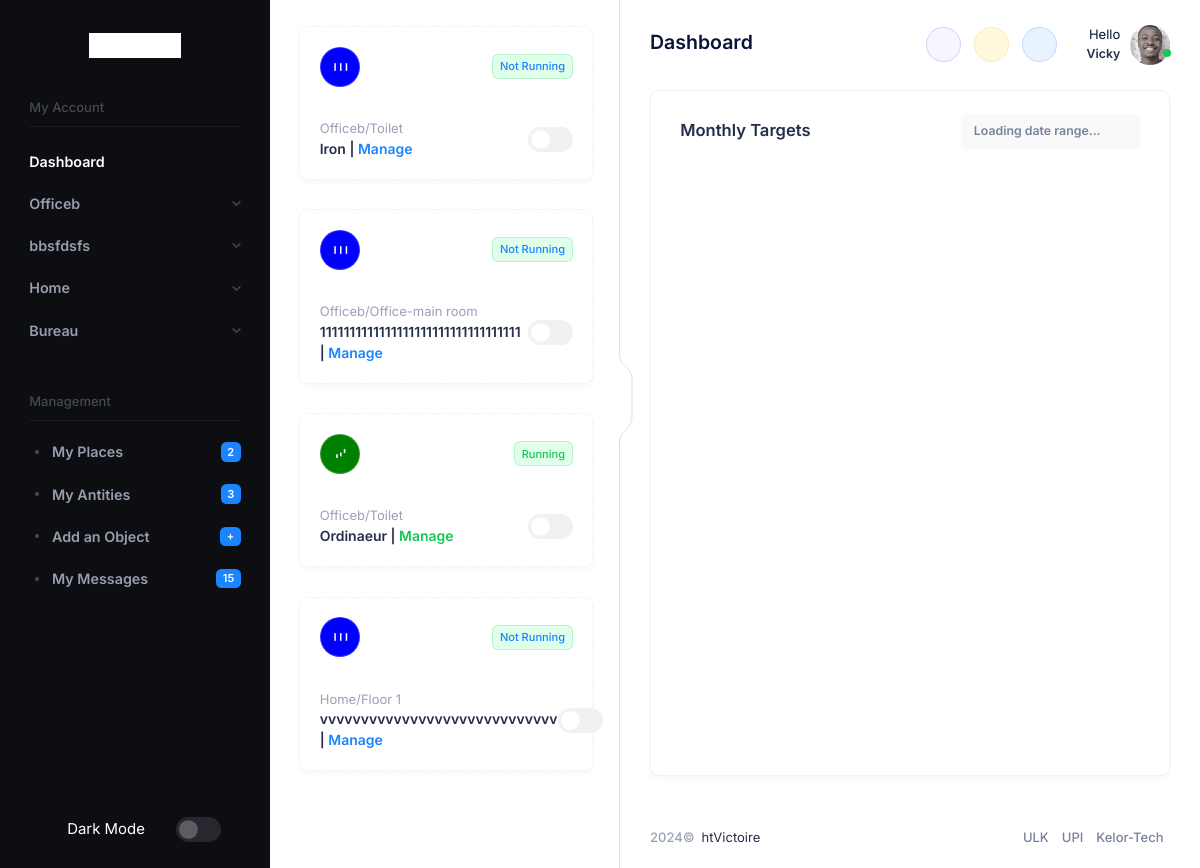
Page /dashboard/ (signed in) on the earlier database version.
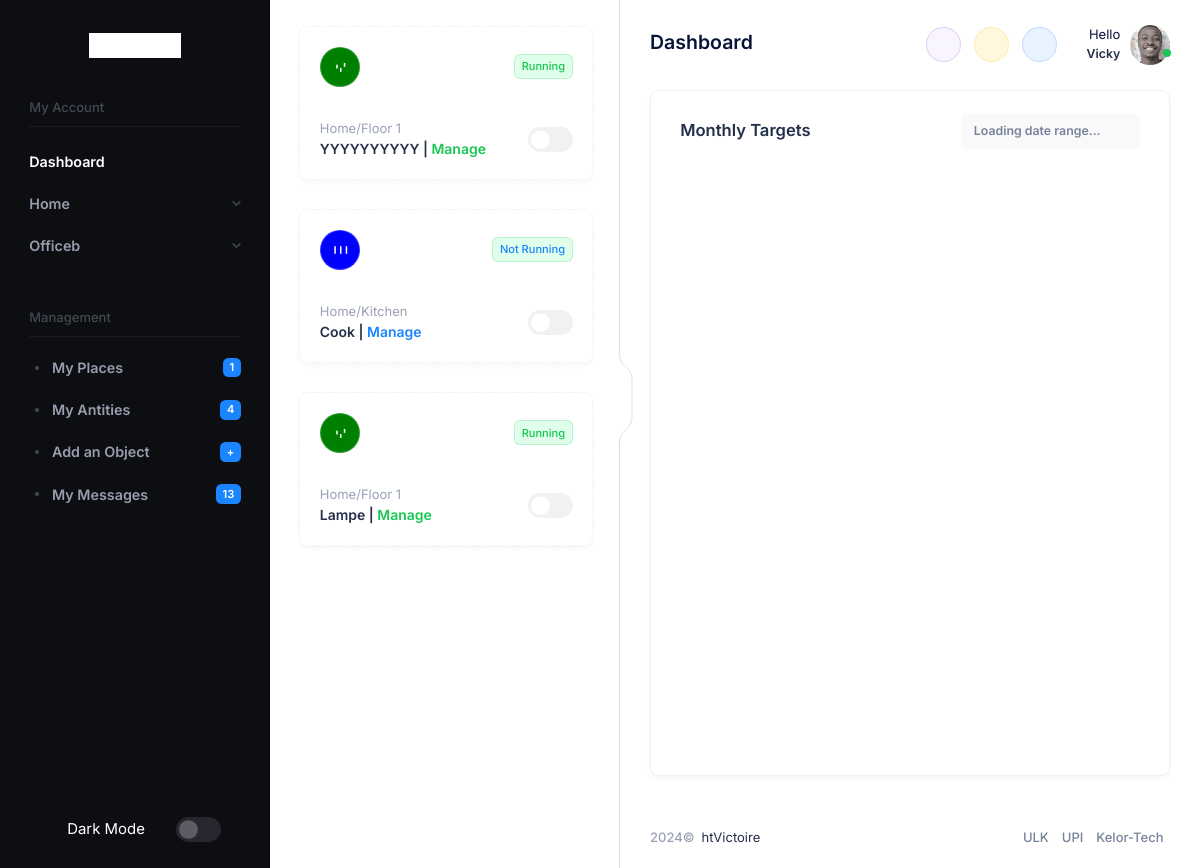
Same page on the later database version.
### gpio/models.py (models this page shows, shortened)
class Places(models.Model):
    nom = models.CharField(max_length=255, unique=True, blank=False)
    address = models.CharField(max_length=255, null=False, blank=False)
    description = models.CharField(max_length=255, null=True, blank=True)
    def __str__(self):
        return self.nom

class Pins(models.Model):
    nom = models.CharField(max_length=255, null=True, blank=False)
    board = models.ForeignKey(Board, on_delete=models.CASCADE)
    GPIO_CHOICES = {
        5  :"5",
        12 :"12",
        14 :"14",
        18 :"18",
        19 :"19",
    }
    gpio = models.IntegerField(choices=GPIO_CHOICES, null=True, blank=False)
    state = models.IntegerField()
    power = models.FloatField()
    consom_max = models.FloatField(default=100000000000.0)
    last_on = models.DateTimeField(null=True, blank=True)
    last_off = models.DateTimeField(null=True, blank=True)
    control_mode = models.BooleanField(default=False)
    today_limit_reached = models.BooleanField(default=False)
    class Meta:
        unique_together = ('board', 'gpio')

class Board(models.Model):
    nom = models.CharField(max_length=255, unique=True, null=True, blank=False)
    place = models.ForeignKey(Places, null=False, blank=False, on_delete=models.CASCADE)
    code = models.CharField(max_length=10)
    description = models.TextField(null=True, blank=True)

### accounts/views.py (the view)
# urls.py: path("dashboard/", views.dashboard, name="dashboard") ,
def dashboard(request):
    user = request.user
    nav_context = get_nav_bar(user=user, board=None)
    fav_pins = get_fav_bar(user)
    title = 'Dashboard'
    description = ''
    if isinstance(nav_context, tuple):
        nav_context = nav_context[0]
    context = {
        "dashboard": True,
        "fav_pins": fav_pins,
        'title' : title,
        'description' : description,
        'messages' : messages,
    }
    context.update(nav_context)
    return render(request, 'accounts/main.html', context)

### accounts/views.py (called while the page is built)
def get_fav_bar(user):
    fav_pins = [f.pin for f in Favorites.objects.filter(user=user).order_by('-update_time')[0:5]]
    for pin in fav_pins:
        checker, checkerr = check_antity_manager(user=user, antity=pin.board) , check_place_manager(user=user, place=pin.board.place)
        if checker == True or checkerr == True:
            pin.manager = True
    return fav_pins

### gpio/chekers.py (called while the page is built)
def check_antity_manager(user, antity):
    if antity == None:
        if user.antity_manager :
            return True
    else:
        if antity in Board.objects.filter(place__in = user.places.all()) or antity in user.boards.all():
            return True
        else :
            return False

def check_place_manager(user, place):
    if place == None:
        if user.place_manager:
            return True
    else:
        if place in user.places.all():
            return True
        else :
            return False

### accounts/templates/accounts/main.html (shortened to what this page needs)
{% extends 'accounts/base.html' %} {% load static %} {% block main %}
<div class="app-main flex-column flex-row-fluid" id="kt_app_main">
  <div class="d-flex flex-column flex-column-fluid">
    <div id="kt_app_content" class="app-content flex-column-fluid">
      <div id="kt_app_content_container" class="app-container container-fluid">
        <div class="card card-flush mb-5 mb-lg-10">
          <div class="card-header py-5">
            <h3 class="card-title fw-bold text-gray-800">Monthly Targets</h3>
            <div class="card-toolbar">
              <div
                data-kt-daterangepicker="true"
                data-kt-daterangepicker-opens="left"
                class="btn btn-sm btn-light d-flex align-items-center px-4"
              >
                <div class="text-gray-600 fw-bold">Loading date range...</div>
              </div>
            </div>
          </div>
          <div
            class="card-body d-flex justify-content-between flex-column pb-0 px-0 pt-1"
          >
            <div
              id="kt_charts_widget_20000"
              class="min-h-auto ps-4 pe-6"
              data-kt-chart-info="Sales"
              style="height: 600px"
            ></div>
          </div>
        </div>
      </div>
    </div>
  </div>
  {% include "accounts/footer.html" %}
</div>
{% endblock %}

### accounts/templates/accounts/base.html (shortened to what the changed rows need)
{% load static %}
<!DOCTYPE html>
<html lang="en">
  <!DOCTYPE html>
  <html lang="en">
  <head>
      <link href="{% static 'assets/plugins/custom/fullcalendar/fullcalendar.bundle.css' %}" rel="stylesheet" type="text/css" />
      <link href="{% static 'assets/plugins/custom/datatables/datatables.bundle.css' %}" rel="stylesheet" type="text/css" />
      <link href="{% static 'assets/plugins/global/plugins.bundle.css' %}" rel="stylesheet" type="text/css" />
      <link href="{% static 'assets/css/style.bundle.css' %}" rel="stylesheet" type="text/css" />
  </head>
  <body
    id="kt_app_body"
    data-kt-app-sidebar-enabled="true"
    data-kt-app-sidebar-fixed="true"
    data-kt-app-sidebar-push-header="true"
    data-kt-app-sidebar-push-toolbar="true"
    data-kt-app-sidebar-push-footer="true"
    data-kt-app-sidebar-panel-enabled="true"
    data-kt-app-sidebar-panel-fixed="true"
    data-kt-app-sidebar-panel-push-header="true"
    data-kt-app-sidebar-panel-push-toolbar="true"
    data-kt-app-sidebar-panel-push-footer="true"
    class="app-default"
  >
    <div class="d-flex flex-column flex-root app-root" id="kt_app_root">
      <div class="app-page flex-column flex-column-fluid" id="kt_app_page">
{% include "accounts/header.html" %}
        <div class="app-wrapper flex-column flex-row-fluid" id="kt_app_wrapper">
<div
  id="kt_app_sidebar"
  class="app-sidebar"
  data-kt-drawer="true"
  data-kt-drawer-name="app-sidebar"
  data-kt-drawer-activate="{default: true, lg: false}"
  data-kt-drawer-overlay="true"
  data-kt-drawer-width="250px"
  data-kt-drawer-direction="start"
  data-kt-drawer-toggle="#kt_app_sidebar_toggle"
>
  <div class="flex-grow-1">
    <div
      id="kt_app_sidebar_menu_wrapper"
      class="hover-scroll-y"
      data-kt-scroll="true"
      data-kt-scroll-height="auto"
      data-kt-scroll-dependencies="#kt_app_sidebar_header, #kt_app_sidebar_footer"
      data-kt-scroll-offset="20px"
    >
      <div class="app-sidebar-navs-default px-5 mb-10">
        <div
          id="#kt_app_sidebar_menu"
          data-kt-menu="true"
          data-kt-menu-expand="false"
          class="menu menu-column menu-rounded menu-sub-indention"
        >
                  {% for place in places %}
                  {% if not place.is_active %}
                  <div
                  data-kt-menu-trigger="click"
                  class="menu-item menu-accordion"
                >
                  <span class="menu-link"
                    ><span class="menu-title">{{place.nom}}</span
                    ><span class="menu-arrow"></span></span
                  >
                </div>
                  {% endif %}
                  {% endfor %}
        </div>
      </div>
      <div class="app-sidebar-navs-default px-5">
        <div class="menu menu-rounded menu-column">
          <div class="menu-item">
            <a class="menu-link {% if place_is_active %}active{% endif %} " href="{% url "my_places" %}">
              <span class="menu-badge">
                <span class="badge badge-primary"> {{pl_num}} </span>
              </span>
            </a>
          </div>
          <div class="menu-item">
            <a class="menu-link {% if board_is_active %}active{% endif %} " href="{% url "my_antities" %}">
              <span class="menu-badge">
                <span class="badge badge-primary"> {{brd_number}} </span>
              </span>
            </a>
          </div>
          <div class="menu-item">
            <a class="menu-link {% if pin_is_active %}active{% endif %} " href="{% url "messages" %}">
              <span class="menu-badge">
                <span class="badge badge-primary"> {{pn_number}} </span>
              </span>
            </a>
          </div>
        </div>
      </div>
    </div>
  </div>
</div>
{% include "accounts/favbar.html" %}
        </div>
      </div>
    </div>
  </body>
</html>

### accounts/templates/accounts/favbar.html (shortened to what this page needs)
<div
  id="kt_app_sidebar_panel"
  class="app-sidebar-panel"
  data-kt-drawer="true"
  data-kt-drawer-name="app-sidebar-panel"
  data-kt-drawer-activate="{default: true, lg: false}"
  data-kt-drawer-overlay="true"
  data-kt-drawer-width="280px"
  data-kt-drawer-direction="start"
  data-kt-drawer-toggle="#kt_app_sidebar_panel_toggle"
>
  <div
    class="d-flex flex-column flex-grow-1 gap-7 my-4 my-8 px-5 hover-scroll-y me-3"
    data-kt-scroll="true"
    data-kt-scroll-height="auto"
    data-kt-scroll-offset="5px"
  >
  {% for pin in fav_pins %}
    <div class="d-flex align-items-center position-relative">
      <div
        class="card border border-dashed d-flex flex-column p-6 gap-10 flex-grow-1 mb-2 ms-4"
      >
    {% if pin.state == 1 %}
    <div class="d-flex flex-stack">
      <div
        class="d-flex flex-center h-40px w-40px flex-shrink-0 rounded-circle border border-light-clarity"
        style=" background: green"
        >
      </div>
      <span
        class="rounded text-success fw-semibold fs-8 bg-light-success py-1 px-2 border border-success-clarity"
      >
        Running
      </span>
    </div>
    {% else %}
    <div class="d-flex flex-stack">
      <div
        class="d-flex flex-center h-40px w-40px flex-shrink-0 rounded-circle border border-light-clarity"
        style=" background: blue"
        >
      </div>
      <span
        class="rounded text-primary fw-semibold fs-8 bg-light-success py-1 px-2 border border-success-clarity"
        >
        Not Running
      </span>
    </div>
    {% endif %}
    <div class="d-flex flex-stack">
        <div class="d-flex flex-column">
          <span class="fs-base text-gray-500">{{pin.board.place}}/{{pin.board.nom}} </span>
          <span class="fs-6 fw-bold text-gray-800">
            <span> {{pin.nom}} | {% if pin.manager %}<a class = " {% if pin.state == 1 %} text-success {% else %} text-primary {% endif %}" href= "{% url "manage_pin" pin.id %}"> Manage </a>{% endif %}</span>
          </span>
        </div>
        <div class="form-check form-switch form-check-custom form-check-solid">
          <input class="form-check-input h-25px w-45px" type="checkbox" value="1" >
        </div>
    </div>
      </div>
    </div>
    {% endfor %}
  </div>
  <button
    class="app-sidebar-panel-toggle btn btn-icon text-gray-300 position-absolute translate-y-middle z-index-1 start-100 end-0 bottom-50 d-none d-lg-flex mb-4"
    data-kt-toggle="true"
    data-kt-toggle-state="active"
    data-kt-toggle-target="body"
    data-kt-toggle-name="app-sidebar-panel-collapse"
  >
  </button>
</div>

Differences in the rows shown:
no longer on this page (row unchanged): Places: nom "bbsfdsfs"
removed Places: nom "Bureau"
no longer on this page (row unchanged): Pins: state 0 (drawn), board.place "Officeb", board.nom "Toilet", nom "Iron", shows "Manage"
removed Pins: state 0 (drawn), board.place "Officeb", board.nom "Office-main room", nom "1111111111111111111111111111111111", shows "Manage"
no longer on this page (row unchanged): Pins: state 1 (drawn), board.place "Officeb", board.nom "Toilet", nom "Ordinaeur", shows "Manage"
removed Pins: state 0 (drawn), board.place "Home", board.nom "Floor 1", nom "vvvvvvvvvvvvvvvvvvvvvvvvvvvvv", shows "Manage"
shown differently, row unchanged: Places "Home": moves up the list
added Pins: state 1 (drawn), board.place "Home", board.nom "Floor 1", nom "YYYYYYYYYY", shows "Manage"
now on this page (row edited): Pins: state 0 (drawn), board.place "Home", board.nom "Kitchen", nom "Cook", shows "Manage"
now on this page (row edited): Pins: state 1 (drawn), board.place "Home", board.nom "Floor 1", nom "Lampe", shows "Manage"
Other differences:
{{ pl_num }}: "2" → "1"
{{ brd_number }}: "3" → "4"
{{ pn_number }}: "15" → "13"
